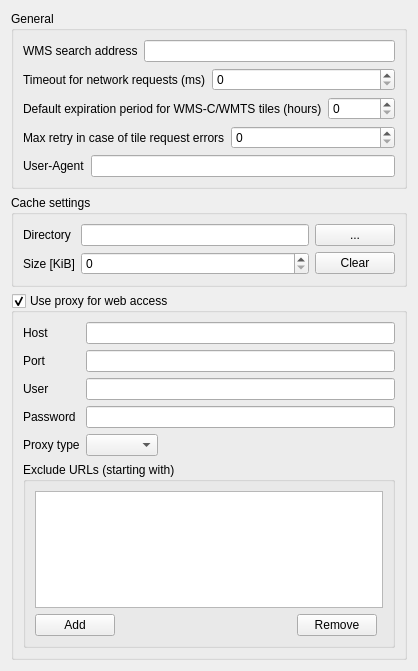
             <widget class="QWidget" name="mOptionsScrollAreaContents_10">
              <property name="geometry">
               <rect>
                <x>0</x>
                <y>0</y>
                <width>418</width>
                <height>671</height>
               </rect>
              </property>
              <layout class="QVBoxLayout" name="verticalLayout_33">
               <item>
                <widget class="QGroupBox" name="groupBox_20">
                 <property name="title">
                  <string>General</string>
                 </property>
                 <layout class="QVBoxLayout" name="verticalLayout_34">
                  <item>
                   <layout class="QHBoxLayout" name="horizontalLayout_2">
                    <item>
                     <widget class="QLabel" name="label_9">
                      <property name="text">
                       <string>WMS search address</string>
                      </property>
                     </widget>
                    </item>
                    <item>
                     <widget class="QLineEdit" name="leWmsSearch"/>
                    </item>
                   </layout>
                  </item>
                  <item>
                   <layout class="QHBoxLayout" name="horizontalLayout_11">
                    <item>
                     <widget class="QLabel" name="mNetworkTimeoutLabel">
                      <property name="text">
                       <string>Timeout for network requests (ms)</string>
                      </property>
                     </widget>
                    </item>
                    <item>
                     <widget class="QSpinBox" name="mNetworkTimeoutSpinBox">
                      <property name="maximum">
                       <number>100000000</number>
                      </property>
                     </widget>
                    </item>
                   </layout>
                  </item>
                  <item>
                   <layout class="QHBoxLayout" name="horizontalLayout_17">
                    <item>
                     <widget class="QLabel" name="label_32">
                      <property name="text">
                       <string>Default expiration period for WMS-C/WMTS tiles (hours)</string>
                      </property>
                     </widget>
                    </item>
                    <item>
                     <widget class="QSpinBox" name="mDefaultTileExpirySpinBox">
                      <property name="maximum">
                       <number>100000000</number>
                      </property>
                     </widget>
                    </item>
                   </layout>
                  </item>
                  <item>
                   <layout class="QHBoxLayout" name="horizontalLayout_33">
                    <item>
                     <widget class="QLabel" name="label_57">
                      <property name="text">
                       <string>Max retry in case of tile request errors</string>
                      </property>
                     </widget>
                    </item>
                    <item>
                     <widget class="QSpinBox" name="mDefaultTileMaxRetrySpinBox">
                      <property name="maximum">
                       <number>100000000</number>
                      </property>
                     </widget>
                    </item>
                   </layout>
                  </item>
                  <item>
                   <layout class="QHBoxLayout" name="horizontalLayout_35">
                    <item>
                     <widget class="QLabel" name="lblUserAgent">
                      <property name="text">
                       <string>User-Agent</string>
                      </property>
                     </widget>
                    </item>
                    <item>
                     <widget class="QLineEdit" name="leUserAgent"/>
                    </item>
                   </layout>
                  </item>
                 </layout>
                </widget>
               </item>
               <item>
                <widget class="QGroupBox" name="grpCache">
                 <property name="title">
                  <string>Cache settings</string>
                 </property>
                 <layout class="QGridLayout" name="gridLayout_2">
                  <item row="0" column="0">
                   <widget class="QLabel" name="label_10">
                    <property name="text">
                     <string>Directory</string>
                    </property>
                   </widget>
                  </item>
                  <item row="0" column="1">
                   <widget class="QLineEdit" name="mCacheDirectory"/>
                  </item>
                  <item row="0" column="2">
                   <widget class="QPushButton" name="mBrowseCacheDirectory">
                    <property name="text">
                     <string>...</string>
                    </property>
                   </widget>
                  </item>
                  <item row="2" column="0">
                   <widget class="QLabel" name="label_11">
                    <property name="text">
                     <string>Size [KiB]</string>
                    </property>
                   </widget>
                  </item>
                  <item row="2" column="1">
                   <widget class="QSpinBox" name="mCacheSize"/>
                  </item>
                  <item row="2" column="2">
                   <widget class="QPushButton" name="mClearCache">
                    <property name="text">
                     <string>Clear</string>
                    </property>
                   </widget>
                  </item>
                 </layout>
                </widget>
               </item>
               <item>
                <widget class="QgsCollapsibleGroupBox" name="grpProxy">
                 <property name="title">
                  <string>Use proxy for web access</string>
                 </property>
                 <property name="flat">
                  <bool>false</bool>
                 </property>
                 <property name="checkable">
                  <bool>true</bool>
                 </property>
                 <property name="collapsed" stdset="0">
                  <bool>false</bool>
                 </property>
                 <property name="saveCollapsedState" stdset="0">
                  <bool>true</bool>
                 </property>
                 <layout class="QGridLayout" name="gridLayout_1">
                  <item row="0" column="0">
                   <widget class="QLabel" name="lblProxyHost">
                    <property name="text">
                     <string>Host</string>
                    </property>
                   </widget>
                  </item>
                  <item row="0" column="1" colspan="4">
                   <widget class="QLineEdit" name="leProxyHost"/>
                  </item>
                  <item row="1" column="0">
                   <widget class="QLabel" name="lblProxyPort">
                    <property name="text">
                     <string>Port</string>
                    </property>
                   </widget>
                  </item>
                  <item row="1" column="1" colspan="4">
                   <widget class="QLineEdit" name="leProxyPort"/>
                  </item>
                  <item row="2" column="0">
                   <widget class="QLabel" name="lblUser">
                    <property name="text">
                     <string>User</string>
                    </property>
                   </widget>
                  </item>
                  <item row="2" column="1" colspan="4">
                   <widget class="QLineEdit" name="leProxyUser">
                    <property name="toolTip">
                     <string>Leave this blank if no proxy username / password are required</string>
                    </property>
                   </widget>
                  </item>
                  <item row="3" column="0">
                   <widget class="QLabel" name="lblPassword">
                    <property name="text">
                     <string>Password</string>
                    </property>
                   </widget>
                  </item>
                  <item row="3" column="1" colspan="4">
                   <widget class="QLineEdit" name="leProxyPassword">
                    <property name="toolTip">
                     <string>Leave this blank if no proxy username / password are required</string>
                    </property>
                    <property name="echoMode">
                     <enum>QLineEdit::Password</enum>
                    </property>
                   </widget>
                  </item>
                  <item row="4" column="0">
                   <widget class="QLabel" name="mTypeLabel">
                    <property name="text">
                     <string>Proxy type</string>
                    </property>
                   </widget>
                  </item>
                  <item row="4" column="1" colspan="2">
                   <widget class="QComboBox" name="mProxyTypeComboBox"/>
                  </item>
                  <item row="4" column="3" colspan="2">
                   <spacer>
                    <property name="orientation">
                     <enum>Qt::Horizontal</enum>
                    </property>
                    <property name="sizeHint" stdset="0">
                     <size>
                      <width>241</width>
                      <height>20</height>
                     </size>
                    </property>
                   </spacer>
                  </item>
                  <item row="5" column="0" rowspan="2" colspan="5">
                   <widget class="QGroupBox" name="grpUrlExclude">
                    <property name="title">
                     <string>Exclude URLs (starting with)</string>
                    </property>
                    <property name="flat">
                     <bool>true</bool>
                    </property>
                    <layout class="QGridLayout" name="gridLayout_5">
                     <item row="2" column="2">
                      <widget class="QPushButton" name="mRemoveUrlPushButton">
                       <property name="text">
                        <string>Remove</string>
                       </property>
                      </widget>
                     </item>
                     <item row="2" column="0">
                      <widget class="QPushButton" name="mAddUrlPushButton">
                       <property name="text">
                        <string>Add</string>
                       </property>
                      </widget>
                     </item>
                     <item row="0" column="0" colspan="4">
                      <widget class="QListWidget" name="mExcludeUrlListWidget"/>
                     </item>
                     <item row="2" column="1">
                      <spacer name="horizontalSpacer">
                       <property name="orientation">
                        <enum>Qt::Horizontal</enum>
                       </property>
                       <property name="sizeHint" stdset="0">
                        <size>
                         <width>40</width>
                         <height>20</height>
                        </size>
                       </property>
                      </spacer>
                     </item>
                    </layout>
                   </widget>
                  </item>
                 </layout>
                </widget>
               </item>
               <item>
                <spacer name="verticalSpacer_9">
                 <property name="orientation">
                  <enum>Qt::Vertical</enum>
                 </property>
                 <property name="sizeHint" stdset="0">
                  <size>
                   <width>20</width>
                   <height>40</height>
                  </size>
                 </property>
                </spacer>
               </item>
              </layout>
             </widget>
